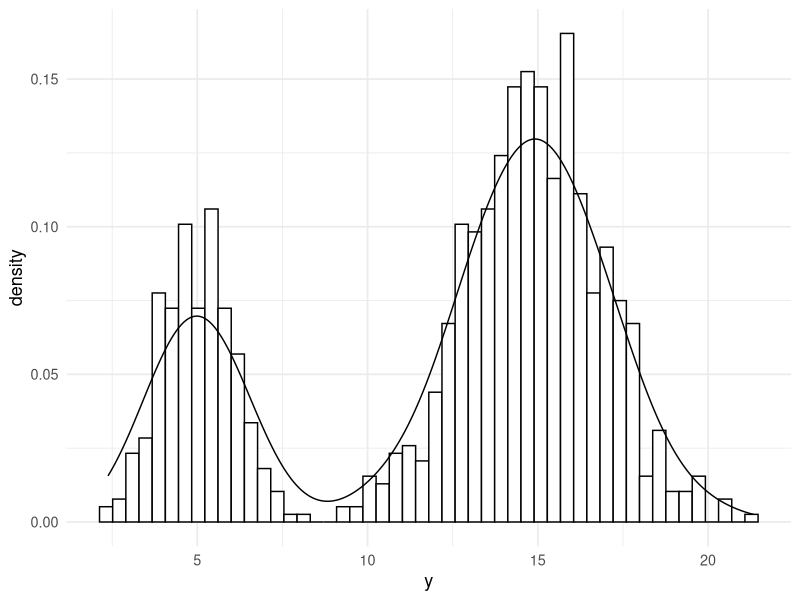

The R source for this figure:
## ---- chunk 1
#| include: false
library(ggplot2)
library(knitr)

theme_set(theme_minimal(base_size = 13))
## ---- chunk 2
# some random data
set.seed(100)
N <- 1000

# mixture probability for the first component
theta <- 0.3
mu1 <- 5
mu2 <- 15
sd1 <- 1
sd2 <- 2
y <- ifelse(runif(N) < theta, rnorm(N, mu1, sd1), rnorm(N, mu2, sd2))

dat = list(
     N = length(y),
     y = y,
     k = 2 # number of mixture components
)

dplot = as.data.frame(dat)

# plot the raw data
ggplot(dplot, aes(x = y)) +
  geom_histogram(aes(y = ..density..), bins = 50, fill = "white", color = 1) +
  geom_density()
